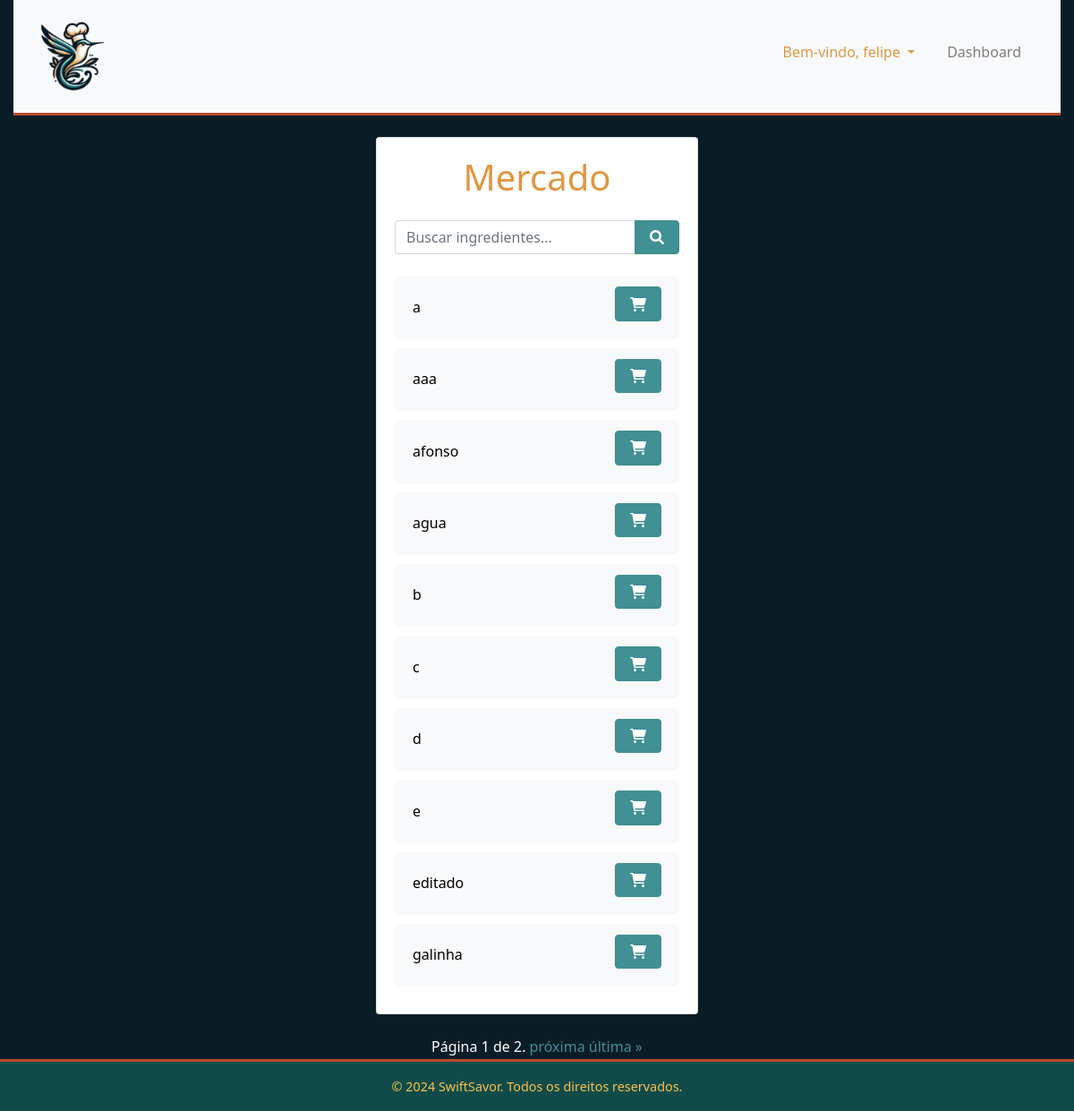
Screenshot of /ingredients/selecionar/ (signed in) with the database file from the repository.
### ingredients/models.py (models this page shows, shortened)
class Ingrediente(models.Model):
    nome = models.CharField(max_length=200)
    user = models.ForeignKey(settings.AUTH_USER_MODEL, on_delete=models.CASCADE, null=True)

### ingredients/views.py (the view, shortened to what this page needs)
# urls.py: path('selecionar/', views.selecionar_ingredientes, name='selecionar_ingredientes'),
@login_required
def selecionar_ingredientes(request):
    current_page = request.GET.get('page', 1)
    usuario_ingredientes = UsuarioIngrediente.objects.filter(usuario=request.user).values_list('ingrediente_id', flat=True)
    query = request.GET.get('q', '')
    ingredientes = Ingrediente.objects.filter(nome__icontains=query).order_by('nome') if query else Ingrediente.objects.all().order_by('nome')
    page = request.GET.get('page', 1)
    paginator = Paginator(ingredientes, 10)
    try:
        ingredientes = paginator.page(page)
    except PageNotAnInteger:
        ingredientes = paginator.page(1)
    except EmptyPage:
        ingredientes = paginator.page(paginator.num_pages)
    return render(request, 'ingredients/selecionar_ingredientes.html', {
        'ingredientes': ingredientes,
        'usuario_ingredientes': usuario_ingredientes,
        'query': query
    })

### ingredients/templates/ingredients/selecionar_ingredientes.html (shortened to what this page needs)
{% extends 'main/base.html' %}
{% block content %}
<div class="container-fluid mt-4 mercado-container">
    <div class="row justify-content-center">
        <div class="col-md-4">
            <div class="card mercado-card">
                <div class="card-body">
                    <h1 class="mb-4 text-center">Mercado</h1>
                    <form method="get" action="" class="mb-3" aria-label="Busca de ingredientes">
                        <div class="input-group">
                            <input type="text" class="form-control" placeholder="Buscar ingredientes..." name="q" value="{{ query }}" aria-label="Buscar ingredientes">
                            <div class="input-group-append">
                                <button class="btn btn-primary btn-pesquisar" type="submit" aria-label="Buscar"><i class="fas fa-search"></i></button>
                            </div>
                        </div>
                    </form>
                    <ul class="list-group mercado-list">
                        {% for ingrediente in ingredientes %}
                            <li class="list-group-item d-flex justify-content-between align-items-center mercado-item">
                                {{ ingrediente.nome }}
                                <form method="post" action="{% url 'selecionar_ingredientes' %}?page={{ ingredientes.number }}" aria-label="Selecionar ingrediente">
                                    <button type="submit" class="btn {% if ingrediente.id in usuario_ingredientes %}btn-secondary{% else %}btn-primary{% endif %} btn-add-remove" aria-label="Adicionar ou remover do carrinho">
                                        {% if ingrediente.id in usuario_ingredientes %}
                                            <i class="fas fa-trash-alt"></i>
                                        {% else %}
                                            <i class="fas fa-shopping-cart"></i>
                                        {% endif %}
                                    </button>
                                </form>
                            </li>
                        {% endfor %}
                    </ul>
                </div>
            </div>
        </div>
    </div>
</div>
<div class="pagination justify-content-center mt-4 mercado-pagination" aria-label="Navegação de páginas">
    <span class="step-links">
        <span class="current">
            Página {{ ingredientes.number }} de {{ ingredientes.paginator.num_pages }}.
        </span>
        {% if ingredientes.has_next %}
            <a href="?page={{ ingredientes.next_page_number }}{% if query %}&q={{ query }}{% endif %}" class="pagination-link" aria-label="Próxima página">próxima</a>
            <a href="?page={{ ingredientes.paginator.num_pages }}{% if query %}&q={{ query }}{% endif %}" class="pagination-link" aria-label="Última página">última &raquo;</a>
        {% endif %}
    </span>
</div>
{% endblock %}

### main/templates/main/base.html (shortened to what this page needs)
{% load static %}
<!DOCTYPE html>
<html lang="pt-BR">
<head>
    <link rel="stylesheet" href="https://stackpath.bootstrapcdn.com/bootstrap/4.3.1/css/bootstrap.min.css">
    <link rel="stylesheet" href="{% static 'main/css/styles.css' %}">
    <link rel="stylesheet" href="https://cdnjs.cloudflare.com/ajax/libs/font-awesome/5.15.3/css/all.min.css">
    <link rel="stylesheet" href="https://cdnjs.cloudflare.com/ajax/libs/font-awesome/6.0.0/css/all.min.css" />
</head>
<body>
    <div class="container-fluid">
        <nav class="navbar navbar-expand-lg navbar-light bg-light">
            <a href="{% url 'index' %}" class="navbar-brand">
                <img src="{% static 'main/logo.png' %}" alt="SwiftSavor Logo" height="100">
            </a>
            <div class="collapse navbar-collapse justify-content-end" id="navbarNav">
                <ul class="navbar-nav">
                    {% if user.is_authenticated %}
                        <li class="nav-item dropdown">
                            <a class="nav-link dropdown-toggle px3" href="#" id="navbarDropdownUsuario" role="button" data-toggle="dropdown" aria-haspopup="true" aria-expanded="false">
                                Bem-vindo, {{ user.username }}
                            </a>
                        </li>
                        {% if user.is_staff %}
                            <li class="nav-item">
                                <a class="nav-link px3" href="{% url 'admin_dashboard' %}">Dashboard</a>
                            </li>
                        {% endif %}
                    {% endif %}
                </ul>
            </div>
        </nav>
        {% block content %}{% endblock %}
    </div>
    <footer class="footer mt-auto py-3">
        <div class="container-fluid">
            <p class="mb-0 w-100 text-center">&copy; 2024 SwiftSavor. Todos os direitos reservados.</p>
        </div>
    </footer>
</body>
</html>

### main/static/main/css/styles.css (style rules this page uses)
* { margin: 0; padding: 0; box-sizing: border-box; }
body { background-color: #091d27; color: #ffffff; font-family: 'Segoe UI', Tahoma, Geneva, Verdana, sans-serif; font-size: 1rem; line-height: 1.6; min-height: 100vh; display: flex; flex-direction: column; }
a { color: #409094; text-decoration: none; }
.footer { background-color: #0f4c49; color: #ffbe4f; padding: 10px 0; text-align: center; border-top: 3px solid #b84c29; font-size: 0.9rem; }
.navbar { background-color: #409094; border-bottom: 3px solid #b84c29; min-height: 80px; width: 100%; display: flex; justify-content: space-between; align-items: center; }
.navbar .navbar-brand, .navbar .nav-link, .navbar .dropdown-item, .navbar .nav-item.dropdown > .nav-link { color: #de9842; transition: color 0.3s ease-in-out; }
.navbar-nav { align-items: center; display: flex; line-height: 20px; margin-top: auto; margin-bottom: auto; flex-wrap: wrap; }
.navbar-nav > .nav-item { margin-right: 20px; margin-bottom: 10px; }
h1, h2, h3, h4, h5, h6 { color: #de9842; line-height: 1.2; }
.btn { font-size: 1rem; padding: 0.5rem 1rem; height: 2.4rem; text-align: center; display: flex; justify-content: center; align-items: center; margin-bottom: 0.5rem; }
.btn-pesquisar, .btn-favoritos { background-color: #409094; border-color: #409094; }
.mercado-container { margin-top: 40px; }
.mercado-list .list-group-item { border: none; border-radius: 5px; margin-bottom: 10px; background-color: #f8f9fa; }
.mercado-list .list-group-item.mercado-item { color: #000; }
.btn-add-remove { background-color: #409094; border-color: #409094; }
.list-group-item { display: flex; justify-content: space-between; align-items: center; }

### rows the page displays
Ingrediente: nome "a"
Ingrediente: nome "aaa"
Ingrediente: nome "afonso"
Ingrediente: nome "agua"
Ingrediente: nome "b"
Ingrediente: nome "c"
Ingrediente: nome "d"
Ingrediente: nome "e"
Ingrediente: nome "editado"
Ingrediente: nome "galinha"

### other values shown
{{ user.username }} "felipe"
{{ ingredientes.number }} "1"
{{ ingredientes.paginator.num_pages }} "2"
